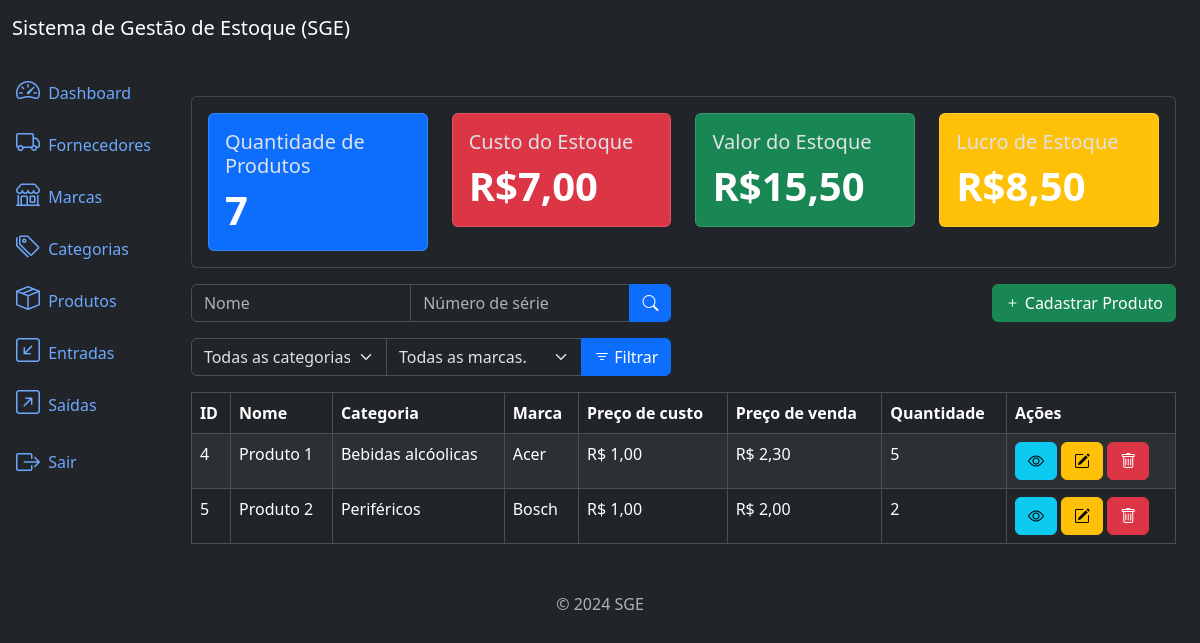
The app's page /products/list/ (signed in), older data.
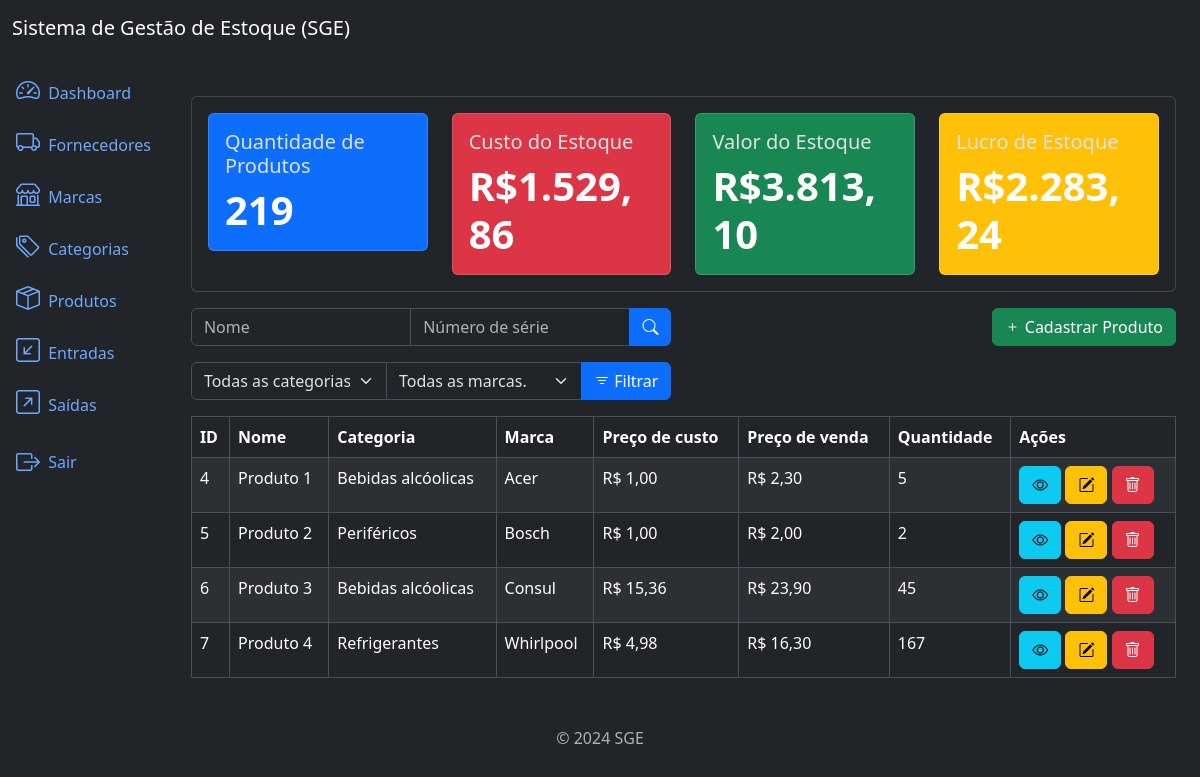
The same page, newer data.
### products/models.py (models this page shows, shortened)
class Product(models.Model):
    title = models.CharField(max_length=400)
    category = models.ForeignKey(Category, on_delete=models.PROTECT,
                related_name='products')
    brand = models.ForeignKey(Brand, on_delete=models.PROTECT,
            related_name='products')
    description = models.TextField(max_length=10000, blank=True, null=True)
    serie_number = models.CharField(max_length=200, null=True, blank=True)
    cost_price = models.DecimalField(max_digits=20, decimal_places=2)
    selling_price = models.DecimalField(max_digits=20, decimal_places=2)
    quantity = models.IntegerField(default=0)
    created_at = models.DateTimeField(auto_now_add=True)
    updated_at = models.DateTimeField(auto_now=True)
    class Meta:
        ordering = ['title']

### category/models.py (models this page shows)
class Category(models.Model):
    name = models.CharField(max_length=300)
    description = models.TextField(null=True, blank=True)
    created_at = models.DateTimeField(auto_now_add=True)
    updated_at = models.DateTimeField(auto_now=True)
    class Meta:
        ordering = ['name']
    def __str__(self):
        return self.name

### brands/models.py (models this page shows)
class Brand(models.Model):
    name = models.CharField(max_length=300)
    description = models.TextField(null=True, blank=True)
    created_at = models.DateTimeField(auto_now_add=True)
    updated_at = models.DateTimeField(auto_now=True)
    class Meta:
        ordering = ['name']
    def __str__(self):
        return self.name

### products/views.py (the view)
# urls.py: path('products/list/', views.ProductListView.as_view(), name='product_list'),
class ProductListView(LoginRequiredMixin, PermissionRequiredMixin, ListView):
    model = models.Product
    template_name = 'products_list.html'
    context_object_name = 'products'
    paginate_by = 5
    permission_required = 'products.view_product'
    def get_queryset(self):
        qs = super().get_queryset()
        title = self.request.GET.get('title')
        serie_number = self.request.GET.get('serie_number')
        category = self.request.GET.get('category')
        brand = self.request.GET.get('brand')
        if title:
            qs = qs.filter(title__icontains=title)
        if serie_number:
            qs = qs.filter(serie_number__icontains=serie_number)
        if category:
            qs = qs.filter(category__id = category)
        if brand:
            qs = qs.filter(brand__id = brand)
        return qs
    def get_context_data(self, **kwargs):
        context= super().get_context_data(**kwargs)
        context['product_metrics']= get_product_metric()
        context['categories'] = Category.objects.all()
        context['brands'] = Brand.objects.all()
        return context

### app/metrics.py (called while the page is built)
def get_product_metric():
    products = Product.objects.all()
    total_cost_price = sum(product.quantity * product.cost_price for \
                           product in products)
    total_quantity = sum(p.quantity for p in products)
    total_selling_price = sum(p.selling_price * p.quantity for p in products)
    total_profit = total_selling_price - total_cost_price
    product_metrics = {
        'total_quantity': total_quantity,
        'total_cost_price': number_format(total_cost_price, decimal_pos=2, force_grouping=True),
        'total_selling_price': number_format(total_selling_price, decimal_pos=2, force_grouping=True),
        'total_profit':number_format(total_profit, decimal_pos=2, force_grouping=True),
    }
    return product_metrics

### products/templates/products_list.html (shortened to what this page needs)
{% extends 'base.html' %}
{% block content %}
    {% include "components/_products_metrics.html" %}
<div class='row mb-3 mt-3'>
    <div class='col-md-6'>
        <form method="get" action="{% url "product_list" %}">
            <div class='input-group'>
                <input type="text" class="form-control" name='title' placeholder='Nome' value="{{request.GET.title}}">
                <input type="text" class="form-control" name='serie_number' placeholder='Número de série' value="{{request.GET.serie_number}}">
                <button type='submit' class="btn btn-primary">
                    <i class='bi bi-search'></i>
                </button>
            </div>
        </form>
    </div>
    {% if perms.products.add_product %}
    <div class='col-md-6'>
        <a href="{% url "product_create" %}" class='btn btn-success float-end'>
            <i class='bi bi-plus'></i>
            Cadastrar Produto
        </a>
    </div>
    {% endif %}
</div>
<div class='row mb-3'>
    <div class='col-md-6'>
        <form method="GET" action="{% url "product_list" %}">
            <div class='input-group'>
                <select name="category" class='form-select'>
                    <option value="" {% if not request.GET.categories %}selected{% endif %}>Todas as categorias.</option>
                </select>
                <select name="brand" class='form-select'>
                    <option value="" {% if not request.GET.brands %}selected{% endif %}>Todas as marcas.</option>
                </select>
                <button class='btn btn-primary' type='submit'>
                    <i class='bi bi-filter'></i> Filtrar
                </button>
            </div>
        </form>
    </div>
</div>
<div class="table-responsive">
    <table class="table table-striped table-bordered">
        <thead class="thead-dark">
            <tr>
                <th>ID</th>
                <th>Nome</th>
                <th>Categoria</th>
                <th>Marca</th>
                <th>Preço de custo</th>
                <th>Preço de venda</th>
                <th>Quantidade</th>
                <th>Ações</th>
            </tr>
        </thead>
        <tbody>
            {% for product in products %}
                <tr>
                    <td>{{product.pk}}</td>
                    <td>{{product.title}}</td>
                    <td>{{product.category}}</td>
                    <td>{{product.brand}}</td>
                    <td>R$ {{product.cost_price}}</td>
                    <td>R$ {{product.selling_price}}</td>
                    <td>{{product.quantity}}</td>
                    <td>
                        {% if perms.products.view_product %}
                        <a href="{% url "product_detail" product.pk %}" class='btn btn-info btn-small'>
                            <i class='bi bi-eye'></i>
                        </a>
                        {% endif %}
                        {% if perms.products.change_product %}
                        <a href="{% url "product_update" product.pk %}" class='btn btn-warning btn-small'>
                            <i class='bi bi-pencil-square'></i>
                        </a>
                        {% endif %}
                        {% if perms.products.delete_product %}
                        <a href="{% url "product_delete" product.pk %}" class='btn btn-danger btn-small'>
                            <i class='bi bi bi-trash'></i>
                        </a>
                        {% endif %}
                    </td>
                </tr>
            {% endfor %}
        </tbody>
    </table>
</div>
{% endblock content %}

### app/templates/base.html (shortened to what this page needs)
<!DOCTYPE html>
<html lang="pt-br" data-bs-theme="dark">
<head>
  <link href="https://cdn.jsdelivr.net/npm/bootstrap@5.3.3/dist/css/bootstrap.min.css" rel="stylesheet">
  <link rel="stylesheet" href="https://cdn.jsdelivr.net/npm/bootstrap-icons@1.11.3/font/bootstrap-icons.min.css">
</head>
<body>
  {% include 'components/_header.html' %}
  <div class="container-fluid">
    {% if user.is_authenticated %}
      {% include 'components/_sidebar.html' %}
    {% endif %}
    <div class="col py-3">
      <div class="container mt-4">
        <main>
          {% block content %}
          {% endblock %}
        </main>
      </div>
    </div>
  </div>
  </div>
  {% include 'components/_footer.html' %}
</body>
</html>

### app/templates/components/_header.html
<nav class="navbar navbar-expand-lg navbar-light bg-dark">
  <div class="container-fluid">
    <a class="navbar-brand text-white" href="#">Sistema de Gestão de Estoque (SGE)</a>
  </div>
</nav>

### app/templates/components/_sidebar.html (shortened to what this page needs)
<div class="row flex-nowrap">
  <div class="col-auto col-md-0 col-xl-0 px-0 bg-dark">
    <div class="d-flex flex-column align-items-center align-items-sm-start px-3 pt-2 text-white">
      <div class="collapse d-sm-block" id="menuCollapse">
        <ul class="nav flex-column align-items-start" id="menu">
          <li>
            <a href="{% url "home" %}" class="nav-link px-0 align-middle">
              <i class="bi bi-speedometer2 fs-4"></i>
              <span class="ms-1">Dashboard</span>
            </a>
          </li>
          {% if perms.supplier.view_supllier %}
          <li>
            <a href="{% url "suppliers_list" %}" class="nav-link px-0 align-middle">
              <i class="bi bi-truck fs-4"></i>
              <span class="ms-1">Fornecedores</span>
            </a>
          </li>
          {% endif %}
          {% if perms.brands.view_brand %}
          <li>
            <a href="{% url "brand_list" %}" class="nav-link px-0 align-middle">
              <i class="bi bi-shop fs-4"></i>
              <span class="ms-1">Marcas</span>
            </a>
          </li>
          {% endif %}
          {% if perms.category.view_category %}
          <li>
            <a href="{% url "category_list" %}" class="nav-link px-0 align-middle">
              <i class="bi bi-tags fs-4"></i>
              <span class="ms-1">Categorias</span>
            </a>
          </li>
          {% endif %}
          {% if perms.products.view_product %}
          <li>
            <a href="{% url "product_list" %}" class="nav-link px-0 align-middle">
              <i class="bi bi-box-seam fs-4"></i>
              <span class="ms-1">Produtos</span>
            </a>
          </li>
          {% endif %}
          {% if perms.inflows.view_inflow %}
          <li>
            <a href="{% url "inflow_list" %}" class="nav-link px-0 align-middle">
              <i class="bi bi-arrow-down-left-square fs-4"></i>
              <span class="ms-1">Entradas</span>
            </a>
          </li>
          {% endif %}
          {% if perms.outflows.view_outflow %}
          <li>
            <a href="{% url "outflow_list" %}" class="nav-link px-0 align-middle">
              <i class="bi bi-arrow-up-right-square fs-4"></i>
              <span class="ms-1">Saídas</span>
            </a>
          </li>
          {% endif %}
          <li class='nav-item'>
            <form action="{% url 'logout' %}" method="post" id="logout-form" class="nav-link px-0 align-middle">
              <button type="submit" class="btn btn-link text-decoration-none text-reset nav-link px-0 align-middle">
                <i class="bi bi-box-arrow-right fs-4 align-middle"></i>
                <span class="ms-1 align-middle">Sair</span>
              </button>
            </form>
          </li>
        </ul>
      </div>
    </div>
  </div>

### app/templates/components/_products_metrics.html
<div class='card mt-4'>
    <div class='card-body'>
        <div class='row'>
            <div class='col-md-3'>
                <div class='card bg-primary'>
                    <div class='card-body'>
                        <h5 class='card-title'>Quantidade de Produtos</h5>
                        <p class='card-text text-white fw-bold display-6'>{{product_metrics.total_quantity}}</p>
                    </div>
                </div>
            </div>
            <div class='col-md-3'>
                <div class='card bg-danger'>
                    <div class='card-body'>
                        <h5 class='card-title'>Custo do Estoque</h5>
                        <p class='card-text text-white fw-bold display-6'> R${{product_metrics.total_cost_price}} </p>
                    </div>
                </div>
            </div>
            <div class='col-md-3'>
                <div class='card bg-success'>
                    <div class='card-body'>
                        <h5 class='card-title'>Valor do Estoque</h5>
                        <p class='card-text text-white fw-bold display-6'>R${{product_metrics.total_selling_price}}</p>
                    </div>
                </div>
            </div>
            <div class='col-md-3'>
                <div class='card bg-warning'>
                    <div class='card-body'>
                        <h5 class='card-title'>Lucro de Estoque</h5>
                        <p class='card-text text-white fw-bold display-6'>R${{product_metrics.total_profit}}</p>
                    </div>
                </div>
            </div>
        </div>
    </div>
</div>

### app/templates/components/_footer.html
<footer class="footer mt-auto py-3 text-center">
  <div class="container">
    <span class="text-muted">© 2024 SGE</span>
  </div>
</footer>

Row changes from the older to the newer data that the page shows:
added Product: pk "6", title "Produto 3", category "Bebidas alcóolicas", brand "Consul", cost_price "15,36", selling_price "23,90", quantity "45"
added Product: pk "7", title "Produto 4", category "Refrigerantes", brand "Whirlpool", cost_price "4,98", selling_price "16,30", quantity "167"
Text that changed along with them:
{{ product_metrics.total_quantity }}: "7" → "219"
{{ product_metrics.total_cost_price }}: "7,00" → "1.529,86"
{{ product_metrics.total_selling_price }}: "15,50" → "3.813,10"
{{ product_metrics.total_profit }}: "8,50" → "2.283,24"
